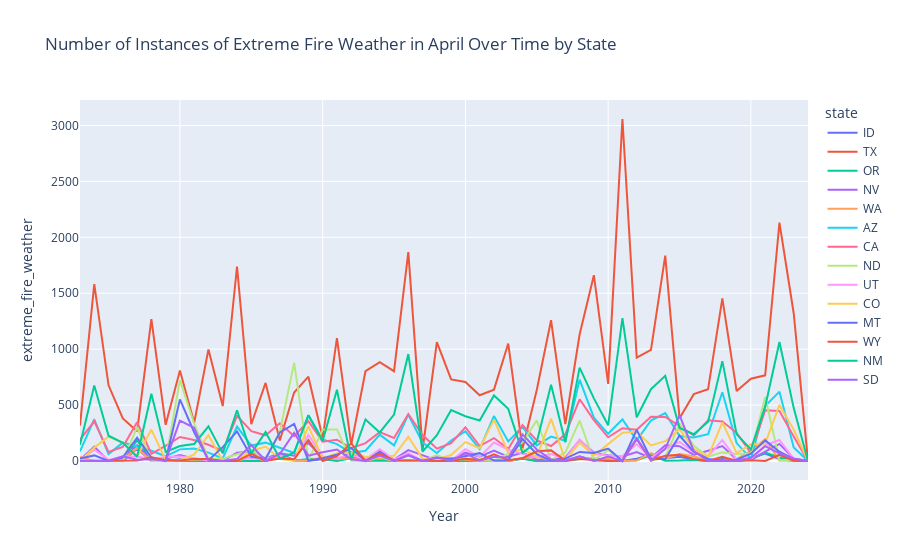

Source (notebook cell):
### Code cell
import glob
import os
import pandas as pd
import plotly.express as px

# Get a list of all CSV files in the directory that end with "_ERA5_extreme_fwi_days_by_month.csv"
csv_files = glob.glob('../../data/UNSEEN/wildfire/cems/preprocessed/ERA5_extreme_fwi_days_by_month_??.csv')

# Initialize an empty DataFrame
df = pd.DataFrame()

# Loop through the list of CSV files
for file in csv_files:
    # Extract the state abbreviation from the filename
    state = os.path.basename(file).split('_')[-1].split('.')[0]
    
    # Read the CSV file into a DataFrame
    data = pd.read_csv(file)
    
    # Add a new column to the DataFrame for the state abbreviation
    data['state'] = state
    
    # Select only the 'Year', 'Oct', and 'state' columns, and rename 'Oct' to 'extreme_fire_weather'
    data = data[['Year', 'Apr', 'state']].rename(columns={'Apr': 'extreme_fire_weather'})

    data = data[(data['Year'] >= 1984) & (data['Year'] != 2024)]

    
    # Append the DataFrame to the main DataFrame
    df = pd.concat([df, data], ignore_index=True)

# Create a line plot with 'Year' on the x-axis and 'extreme_fire_weather' on the y-axis
fig = px.line(df, x='Year', y='extreme_fire_weather', color='state', title='Number of Instances of Extreme Fire Weather in April Over Time by State')
fig.show()

### Figure 1 — Plotly figure (JSON) as saved in the notebook; plotly's stock layout.template omitted (floating-point values rounded to 4 significant figures)
{"data": [{"hovertemplate": "state=ID<br>Year=%{x}<br>extreme_fire_weather=%{y}<extra></extra>", "legendgroup": "ID", "line": {"color": "#636efa", "dash": "solid"}, "marker": {"symbol": "circle"}, "mode": "lines", "name": "ID", "orientation": "v", "showlegend": true, "type": "scatter", "x": [1973, 1974, 1975, 1976, 1977, 1978, 1979, 1980, 1981, 1982, 1983, 1984, 1985, 1986, 1987, 1988, 1989, 1990, 1991, 1992, 1993, 1994, 1995, 1996, 1997, 1998, 1999, 2000, 2001, 2002, 2003, 2004, 2005, 2006, 2007, 2008, 2009, 2010, 2011, 2012, 2013, 2014, 2015, 2016, 2017, 2018, 2019, 2020, 2021, 2022, 2023, 2024], "xaxis": "x", "y": [0, 3, 0, 0, 109, 0, 0, 15, 0, 0, 0, 0, 3, 0, 70, 6, 3, 16, 5, 78, 0, 26, 0, 0, 0, 0, 0, 20, 3, 4, 1, 25, 0, 0, 3, 39, 4, 10, 0, 20, 56, 24, 37, 14, 0, 18, 5, 26, 67, 18, 1, 0], "yaxis": "y"}, {"hovertemplate": "state=TX<br>Year=%{x}<br>extreme_fire_weather=%{y}<extra></extra>", "legendgroup": "TX", "line": {"color": "#EF553B", "dash": "solid"}, "marker": {"symbol": "circle"}, "mode": "lines", "name": "TX", "orientation": "v", "showlegend": true, "type": "scatter", "x": [1973, 1974, 1975, 1976, 1977, 1978, 1979, 1980, 1981, 1982, 1983, 1984, 1985, 1986, 1987, 1988, 1989, 1990, 1991, 1992, 1993, 1994, 1995, 1996, 1997, 1998, 1999, 2000, 2001, 2002, 2003, 2004, 2005, 2006, 2007, 2008, 2009, 2010, 2011, 2012, 2013, 2014, 2015, 2016, 2017, 2018, 2019, 2020, 2021, 2022, 2023, 2024], "xaxis": "x", "y": [317, 1582, 677, 381, 265, 1269, 324, 810, 342, 998, 491, 1739, 329, 698, 184, 612, 754, 205, 1099, 144, 803, 884, 803, 1868, 99, 1063, 730, 706, 588, 638, 1050, 109, 635, 1259, 330, 1131, 1661, 690, 3058, 925, 994, 1837, 383, 598, 641, 1455, 625, 736, 766, 2132, 1319, 0], "yaxis": "y"}, {"hovertemplate": "state=OR<br>Year=%{x}<br>extreme_fire_weather=%{y}<extra></extra>", "legendgroup": "OR", "line": {"color": "#00cc96", "dash": "solid"}, "marker": {"symbol": "circle"}, "mode": "lines", "name": "OR", "orientation": "v", "showlegend": true, "type": "scatter", "x": [1973, 1974, 1975, 1976, 1977, 1978, 1979, 1980, 1981, 1982, 1983, 1984, 1985, 1986, 1987, 1988, 1989, 1990, 1991, 1992, 1993, 1994, 1995, 1996, 1997, 1998, 1999, 2000, 2001, 2002, 2003, 2004, 2005, 2006, 2007, 2008, 2009, 2010, 2011, 2012, 2013, 2014, 2015, 2016, 2017, 2018, 2019, 2020, 2021, 2022, 2023, 2024], "xaxis": "x", "y": [5, 0, 0, 0, 187, 0, 0, 0, 0, 0, 0, 0, 4, 0, 65, 2, 18, 20, 1, 24, 0, 5, 0, 0, 0, 0, 0, 1, 0, 0, 0, 20, 0, 0, 0, 17, 23, 0, 0, 6, 54, 3, 5, 10, 0, 12, 0, 14, 76, 31, 2, 0], "yaxis": "y"}, {"hovertemplate": "state=NV<br>Year=%{x}<br>extreme_fire_weather=%{y}<extra></extra>", "legendgroup": "NV", "line": {"color": "#ab63fa", "dash": "solid"}, "marker": {"symbol": "circle"}, "mode": "lines", "name": "NV", "orientation": "v", "showlegend": true, "type": "scatter", "x": [1973, 1974, 1975, 1976, 1977, 1978, 1979, 1980, 1981, 1982, 1983, 1984, 1985, 1986, 1987, 1988, 1989, 1990, 1991, 1992, 1993, 1994, 1995, 1996, 1997, 1998, 1999, 2000, 2001, 2002, 2003, 2004, 2005, 2006, 2007, 2008, 2009, 2010, 2011, 2012, 2013, 2014, 2015, 2016, 2017, 2018, 2019, 2020, 2021, 2022, 2023, 2024], "xaxis": "x", "y": [11, 129, 1, 25, 142, 3, 21, 53, 20, 8, 0, 74, 85, 24, 70, 47, 160, 30, 24, 33, 8, 92, 13, 97, 48, 6, 9, 76, 38, 94, 36, 75, 12, 11, 31, 187, 77, 51, 40, 80, 27, 141, 132, 55, 92, 133, 14, 12, 83, 153, 21, 0], "yaxis": "y"}, {"hovertemplate": "state=WA<br>Year=%{x}<br>extreme_fire_weather=%{y}<extra></extra>", "legendgroup": "WA", "line": {"color": "#FFA15A", "dash": "solid"}, "marker": {"symbol": "circle"}, "mode": "lines", "name": "WA", "orientation": "v", "showlegend": true, "type": "scatter", "x": [1973, 1974, 1975, 1976, 1977, 1978, 1979, 1980, 1981, 1982, 1983, 1984, 1985, 1986, 1987, 1988, 1989, 1990, 1991, 1992, 1993, 1994, 1995, 1996, 1997, 1998, 1999, 2000, 2001, 2002, 2003, 2004, 2005, 2006, 2007, 2008, 2009, 2010, 2011, 2012, 2013, 2014, 2015, 2016, 2017, 2018, 2019, 2020, 2021, 2022, 2023, 2024], "xaxis": "x", "y": [37, 0, 2, 13, 115, 0, 0, 4, 11, 16, 0, 0, 40, 0, 34, 3, 7, 31, 16, 25, 0, 28, 1, 0, 0, 7, 30, 10, 0, 1, 0, 27, 36, 11, 7, 37, 12, 23, 0, 5, 70, 18, 62, 43, 1, 0, 18, 94, 194, 4, 6, 0], "yaxis": "y"}, {"hovertemplate": "state=AZ<br>Year=%{x}<br>extreme_fire_weather=%{y}<extra></extra>", "legendgroup": "AZ", "line": {"color": "#19d3f3", "dash": "solid"}, "marker": {"symbol": "circle"}, "mode": "lines", "name": "AZ", "orientation": "v", "showlegend": true, "type": "scatter", "x": [1973, 1974, 1975, 1976, 1977, 1978, 1979, 1980, 1981, 1982, 1983, 1984, 1985, 1986, 1987, 1988, 1989, 1990, 1991, 1992, 1993, 1994, 1995, 1996, 1997, 1998, 1999, 2000, 2001, 2002, 2003, 2004, 2005, 2006, 2007, 2008, 2009, 2010, 2011, 2012, 2013, 2014, 2015, 2016, 2017, 2018, 2019, 2020, 2021, 2022, 2023, 2024], "xaxis": "x", "y": [86, 373, 62, 164, 132, 92, 42, 104, 112, 75, 23, 308, 138, 164, 118, 72, 408, 192, 151, 73, 92, 236, 140, 414, 164, 71, 182, 266, 107, 402, 175, 306, 140, 218, 182, 727, 387, 243, 372, 185, 362, 429, 224, 210, 239, 615, 160, 21, 492, 620, 121, 0], "yaxis": "y"}, {"hovertemplate": "state=CA<br>Year=%{x}<br>extreme_fire_weather=%{y}<extra></extra>", "legendgroup": "CA", "line": {"color": "#FF6692", "dash": "solid"}, "marker": {"symbol": "circle"}, "mode": "lines", "name": "CA", "orientation": "v", "showlegend": true, "type": "scatter", "x": [1973, 1974, 1975, 1976, 1977, 1978, 1979, 1980, 1981, 1982, 1983, 1984, 1985, 1986, 1987, 1988, 1989, 1990, 1991, 1992, 1993, 1994, 1995, 1996, 1997, 1998, 1999, 2000, 2001, 2002, 2003, 2004, 2005, 2006, 2007, 2008, 2009, 2010, 2011, 2012, 2013, 2014, 2015, 2016, 2017, 2018, 2019, 2020, 2021, 2022, 2023, 2024], "xaxis": "x", "y": [190, 355, 82, 126, 347, 64, 136, 215, 188, 145, 90, 404, 267, 230, 337, 222, 356, 172, 190, 115, 160, 258, 206, 420, 232, 110, 160, 302, 134, 205, 108, 321, 185, 134, 238, 552, 366, 212, 293, 279, 396, 394, 313, 228, 365, 354, 252, 73, 454, 448, 218, 0], "yaxis": "y"}, {"hovertemplate": "state=ND<br>Year=%{x}<br>extreme_fire_weather=%{y}<extra></extra>", "legendgroup": "ND", "line": {"color": "#B6E880", "dash": "solid"}, "marker": {"symbol": "circle"}, "mode": "lines", "name": "ND", "orientation": "v", "showlegend": true, "type": "scatter", "x": [1973, 1974, 1975, 1976, 1977, 1978, 1979, 1980, 1981, 1982, 1983, 1984, 1985, 1986, 1987, 1988, 1989, 1990, 1991, 1992, 1993, 1994, 1995, 1996, 1997, 1998, 1999, 2000, 2001, 2002, 2003, 2004, 2005, 2006, 2007, 2008, 2009, 2010, 2011, 2012, 2013, 2014, 2015, 2016, 2017, 2018, 2019, 2020, 2021, 2022, 2023, 2024], "xaxis": "x", "y": [1, 2, 0, 1, 304, 0, 0, 724, 333, 22, 21, 62, 99, 8, 259, 880, 7, 281, 282, 2, 2, 39, 0, 0, 0, 52, 0, 21, 23, 1, 66, 166, 364, 8, 76, 361, 6, 99, 0, 204, 2, 32, 337, 135, 39, 77, 62, 68, 575, 7, 8, 0], "yaxis": "y"}, {"hovertemplate": "state=UT<br>Year=%{x}<br>extreme_fire_weather=%{y}<extra></extra>", "legendgroup": "UT", "line": {"color": "#FF97FF", "dash": "solid"}, "marker": {"symbol": "circle"}, "mode": "lines", "name": "UT", "orientation": "v", "showlegend": true, "type": "scatter", "x": [1973, 1974, 1975, 1976, 1977, 1978, 1979, 1980, 1981, 1982, 1983, 1984, 1985, 1986, 1987, 1988, 1989, 1990, 1991, 1992, 1993, 1994, 1995, 1996, 1997, 1998, 1999, 2000, 2001, 2002, 2003, 2004, 2005, 2006, 2007, 2008, 2009, 2010, 2011, 2012, 2013, 2014, 2015, 2016, 2017, 2018, 2019, 2020, 2021, 2022, 2023, 2024], "xaxis": "x", "y": [4, 102, 10, 40, 41, 18, 35, 41, 28, 2, 4, 12, 25, 19, 51, 4, 234, 41, 24, 57, 12, 106, 15, 71, 1, 12, 0, 106, 37, 165, 101, 66, 31, 62, 18, 192, 65, 48, 44, 151, 28, 110, 170, 79, 43, 186, 15, 17, 141, 188, 20, 0], "yaxis": "y"}, {"hovertemplate": "state=CO<br>Year=%{x}<br>extreme_fire_weather=%{y}<extra></extra>", "legendgroup": "CO", "line": {"color": "#FECB52", "dash": "solid"}, "marker": {"symbol": "circle"}, "mode": "lines", "name": "CO", "orientation": "v", "showlegend": true, "type": "scatter", "x": [1973, 1974, 1975, 1976, 1977, 1978, 1979, 1980, 1981, 1982, 1983, 1984, 1985, 1986, 1987, 1988, 1989, 1990, 1991, 1992, 1993, 1994, 1995, 1996, 1997, 1998, 1999, 2000, 2001, 2002, 2003, 2004, 2005, 2006, 2007, 2008, 2009, 2010, 2011, 2012, 2013, 2014, 2015, 2016, 2017, 2018, 2019, 2020, 2021, 2022, 2023, 2024], "xaxis": "x", "y": [0, 120, 217, 164, 43, 281, 8, 7, 58, 231, 0, 8, 90, 129, 18, 3, 310, 25, 70, 74, 36, 39, 47, 217, 19, 17, 53, 169, 114, 370, 74, 107, 37, 379, 8, 163, 50, 151, 252, 262, 139, 177, 285, 107, 40, 345, 71, 149, 155, 501, 280, 0], "yaxis": "y"}, {"hovertemplate": "state=MT<br>Year=%{x}<br>extreme_fire_weather=%{y}<extra></extra>", "legendgroup": "MT", "line": {"color": "#636efa", "dash": "solid"}, "marker": {"symbol": "circle"}, "mode": "lines", "name": "MT", "orientation": "v", "showlegend": true, "type": "scatter", "x": [1973, 1974, 1975, 1976, 1977, 1978, 1979, 1980, 1981, 1982, 1983, 1984, 1985, 1986, 1987, 1988, 1989, 1990, 1991, 1992, 1993, 1994, 1995, 1996, 1997, 1998, 1999, 2000, 2001, 2002, 2003, 2004, 2005, 2006, 2007, 2008, 2009, 2010, 2011, 2012, 2013, 2014, 2015, 2016, 2017, 2018, 2019, 2020, 2021, 2022, 2023, 2024], "xaxis": "x", "y": [23, 50, 0, 32, 208, 31, 0, 551, 256, 7, 124, 265, 38, 21, 256, 331, 3, 24, 56, 116, 0, 80, 0, 51, 0, 28, 17, 46, 70, 4, 6, 198, 61, 4, 22, 81, 72, 111, 0, 278, 19, 18, 228, 82, 19, 0, 11, 66, 184, 83, 17, 0], "yaxis": "y"}, {"hovertemplate": "state=WY<br>Year=%{x}<br>extreme_fire_weather=%{y}<extra></extra>", "legendgroup": "WY", "line": {"color": "#EF553B", "dash": "solid"}, "marker": {"symbol": "circle"}, "mode": "lines", "name": "WY", "orientation": "v", "showlegend": true, "type": "scatter", "x": [1973, 1974, 1975, 1976, 1977, 1978, 1979, 1980, 1981, 1982, 1983, 1984, 1985, 1986, 1987, 1988, 1989, 1990, 1991, 1992, 1993, 1994, 1995, 1996, 1997, 1998, 1999, 2000, 2001, 2002, 2003, 2004, 2005, 2006, 2007, 2008, 2009, 2010, 2011, 2012, 2013, 2014, 2015, 2016, 2017, 2018, 2019, 2020, 2021, 2022, 2023, 2024], "xaxis": "x", "y": [0, 0, 0, 5, 4, 33, 8, 4, 19, 18, 0, 0, 64, 0, 23, 16, 187, 0, 43, 158, 0, 66, 5, 6, 0, 0, 0, 19, 8, 60, 7, 25, 87, 95, 3, 17, 10, 0, 3, 198, 6, 47, 56, 19, 1, 38, 0, 7, 1, 55, 3, 0], "yaxis": "y"}, {"hovertemplate": "state=NM<br>Year=%{x}<br>extreme_fire_weather=%{y}<extra></extra>", "legendgroup": "NM", "line": {"color": "#00cc96", "dash": "solid"}, "marker": {"symbol": "circle"}, "mode": "lines", "name": "NM", "orientation": "v", "showlegend": true, "type": "scatter", "x": [1973, 1974, 1975, 1976, 1977, 1978, 1979, 1980, 1981, 1982, 1983, 1984, 1985, 1986, 1987, 1988, 1989, 1990, 1991, 1992, 1993, 1994, 1995, 1996, 1997, 1998, 1999, 2000, 2001, 2002, 2003, 2004, 2005, 2006, 2007, 2008, 2009, 2010, 2011, 2012, 2013, 2014, 2015, 2016, 2017, 2018, 2019, 2020, 2021, 2022, 2023, 2024], "xaxis": "x", "y": [145, 676, 226, 162, 38, 601, 81, 134, 152, 310, 68, 454, 68, 259, 20, 75, 410, 178, 637, 9, 372, 255, 415, 956, 85, 231, 455, 400, 362, 586, 466, 73, 171, 681, 168, 835, 560, 319, 1278, 391, 642, 761, 295, 239, 351, 893, 239, 104, 486, 1064, 473, 0], "yaxis": "y"}, {"hovertemplate": "state=SD<br>Year=%{x}<br>extreme_fire_weather=%{y}<extra></extra>", "legendgroup": "SD", "line": {"color": "#ab63fa", "dash": "solid"}, "marker": {"symbol": "circle"}, "mode": "lines", "name": "SD", "orientation": "v", "showlegend": true, "type": "scatter", "x": [1973, 1974, 1975, 1976, 1977, 1978, 1979, 1980, 1981, 1982, 1983, 1984, 1985, 1986, 1987, 1988, 1989, 1990, 1991, 1992, 1993, 1994, 1995, 1996, 1997, 1998, 1999, 2000, 2001, 2002, 2003, 2004, 2005, 2006, 2007, 2008, 2009, 2010, 2011, 2012, 2013, 2014, 2015, 2016, 2017, 2018, 2019, 2020, 2021, 2022, 2023, 2024], "xaxis": "x", "y": [0, 1, 0, 42, 12, 16, 3, 361, 297, 1, 0, 19, 143, 0, 63, 252, 48, 78, 103, 16, 0, 49, 0, 53, 0, 34, 0, 69, 4, 37, 29, 238, 103, 13, 2, 42, 0, 40, 1, 202, 4, 109, 411, 88, 0, 1, 0, 28, 133, 69, 22, 0], "yaxis": "y"}], "layout": {"legend": {"title": {"text": "state"}, "tracegroupgap": 0}, "title": {"text": "Number of Instances of Extreme Fire Weather in April Over Time by State"}, "xaxis": {"anchor": "y", "domain": [0, 1], "title": {"text": "Year"}}, "yaxis": {"anchor": "x", "domain": [0, 1], "title": {"text": "extreme_fire_weather"}}}}
